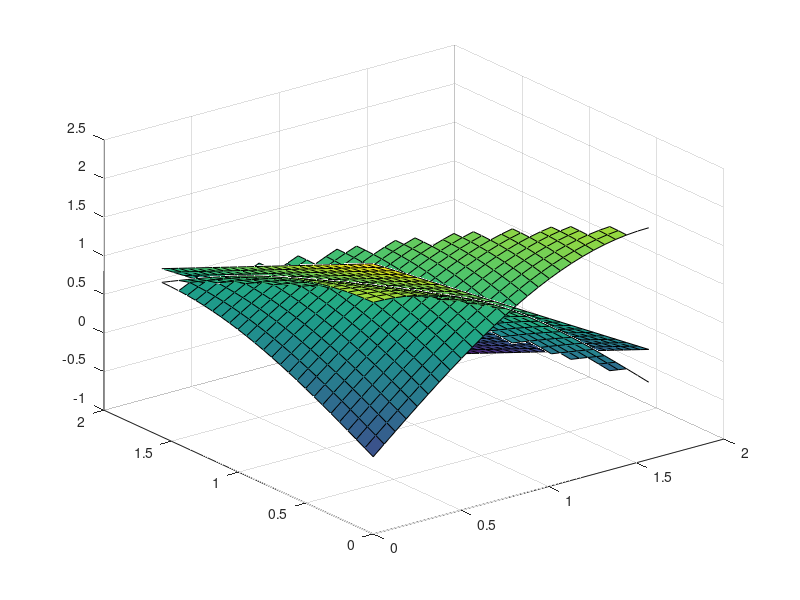

This figure's MATLAB source:
close all
clear

[x,y] = meshgrid(0:pi/50:pi/2,0:pi/50:pi/2);
z1 = cos(x)+cos(x+y); % cos(x)+cos(x+y)-z<0
z1(x+y>pi/2)=nan;
x0 = 0.5; y0 = 0.5; z0 = cos(x0)+cos(x0+y0);
z2 = (-sin(x0)-sin(x0+y0))*(x-x0)-sin(x0+y0)*(y-y0)+z0; %(-sin(x0)-sin(x0+y0))*(x-x0)-sin(x0+y0)*(y-y0)-(z-z0)<0
surf(x,y,z1); hold on
surf(x,y,z2)
z1 = sin(x)+sin(x+y);
z1(x+y>pi/2)=nan;
surf(x,y,z1);